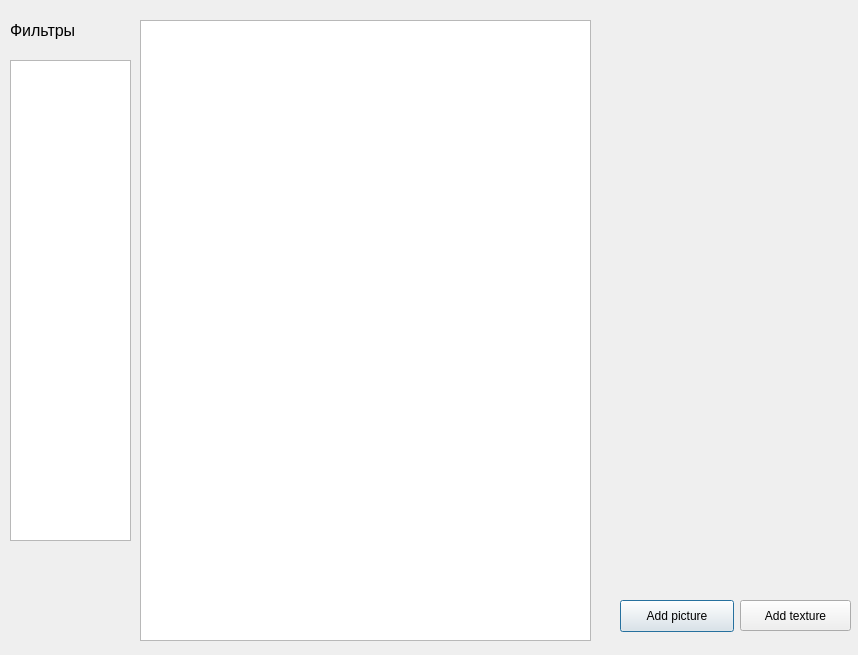
<?xml version="1.0" encoding="UTF-8"?>
<ui version="4.0">
 <class>Dialog</class>
 <widget class="QDialog" name="Dialog">
  <property name="geometry">
   <rect>
    <x>0</x>
    <y>0</y>
    <width>858</width>
    <height>655</height>
   </rect>
  </property>
  <property name="windowTitle">
   <string>Dialog</string>
  </property>
  <widget class="QGraphicsView" name="graphicsView">
   <property name="geometry">
    <rect>
     <x>140</x>
     <y>20</y>
     <width>451</width>
     <height>621</height>
    </rect>
   </property>
  </widget>
  <widget class="QPushButton" name="pushButton_2">
   <property name="geometry">
    <rect>
     <x>620</x>
     <y>600</y>
     <width>114</width>
     <height>32</height>
    </rect>
   </property>
   <property name="text">
    <string>Add picture</string>
   </property>
  </widget>
  <widget class="QPushButton" name="ButtonTexture">
   <property name="geometry">
    <rect>
     <x>740</x>
     <y>600</y>
     <width>111</width>
     <height>31</height>
    </rect>
   </property>
   <property name="text">
    <string>Add texture</string>
   </property>
  </widget>
  <widget class="QListWidget" name="listFilter">
   <property name="geometry">
    <rect>
     <x>10</x>
     <y>60</y>
     <width>121</width>
     <height>481</height>
    </rect>
   </property>
  </widget>
  <widget class="QLabel" name="label_13">
   <property name="geometry">
    <rect>
     <x>10</x>
     <y>20</y>
     <width>91</width>
     <height>21</height>
    </rect>
   </property>
   <property name="font">
    <font>
     <pointsize>12</pointsize>
    </font>
   </property>
   <property name="text">
    <string>Фильтры</string>
   </property>
  </widget>
 </widget>
 <layoutdefault spacing="6" margin="11"/>
 <resources/>
 <connections/>
</ui>
